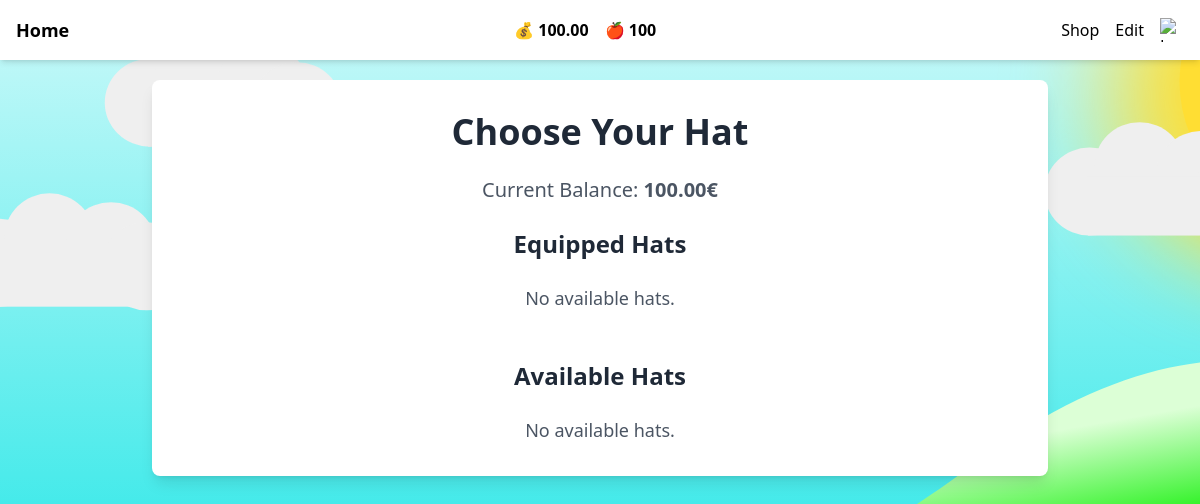
The page /edit.php (signed in) on the database as committed earlier.
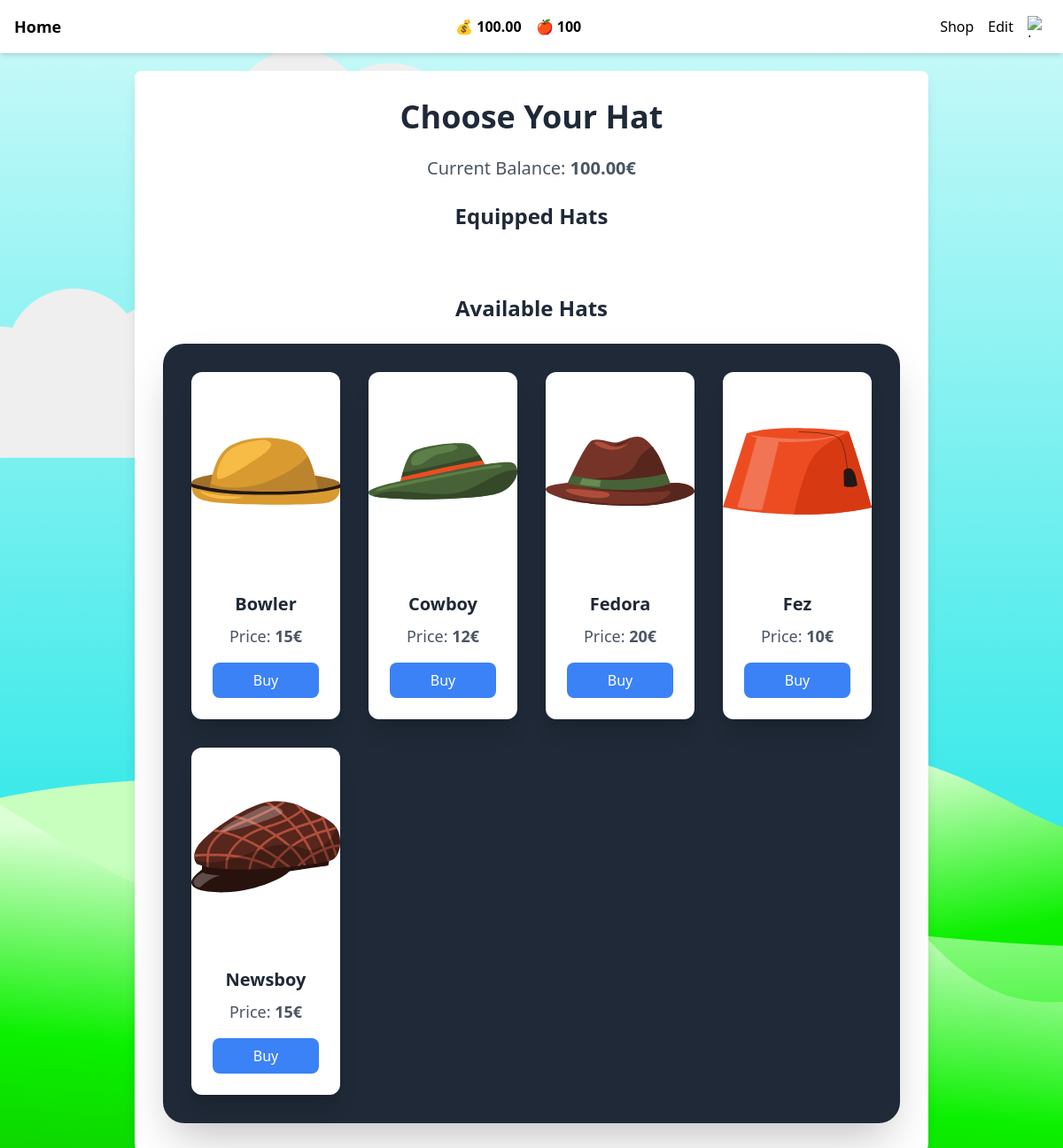
The same page on the database as committed later.
### tables this page shows
CREATE TABLE `hats` (
  `hat_id` int(11) NOT NULL,
  `hat_name` varchar(255) NOT NULL,
  `price` int(11) NOT NULL,
  `image_url` varchar(255) NOT NULL
);

### edit.php (the view, shortened to what the changed rows need)
<?php
require "config.php";
$user_ID = $conn->real_escape_string($_COOKIE['user_ID']);
$query = "
    SELECT h.hat_id, h.hat_name, h.price, h.image_url, uh.equipped
    FROM hats h
    JOIN user_hats uh ON h.hat_id = uh.hat_id AND uh.user_id = '$user_ID'
";
$result = $conn->query($query);
$availableHatsQuery = "
    SELECT h.hat_id, h.hat_name, h.price, h.image_url
    FROM hats h
    LEFT JOIN user_hats uh ON h.hat_id = uh.hat_id AND uh.user_id = '$user_ID'
    WHERE uh.user_id IS NULL
";
$availableHatsResult = $conn->query($availableHatsQuery);
$moneyQuery = "SELECT money FROM game WHERE user_ID = '$user_ID'";
$moneyResult = $conn->query($moneyQuery);
$userMoney = $moneyResult->fetch_assoc()['money'];
?>
<!DOCTYPE html>
<html lang="en">
<head>
    <script src="https://cdn.tailwindcss.com"></script>
</head>
<body class="bg-gray-100 min-h-screen flex flex-col items-center bg-[url(./assets/svg/bg.svg)] bg-cover">
    <main class="w-full max-w-4xl bg-white p-8 rounded-lg shadow-lg mt-20 mb-12">
        <div class="container mx-auto text-center">
            <h1 class="text-4xl font-extrabold text-gray-800 mb-6">Choose Your Hat</h1>
            <section class="mb-12">
                <h2 class="text-2xl font-semibold text-gray-800 mb-6">Equipped Hats</h2>
                <?php if ($availableHatsResult->num_rows > 0): ?>
                    <div class="flex flex-wrap justify-center gap-6">
                        <?php while ($hat = $result->fetch_assoc()): ?>
                            <div
                                class="hat-item p-6 bg-gray-800 shadow-xl rounded-xl w-48 flex flex-col items-center transition-all duration-200 hover:shadow-2xl">
                                <img class="w-32 h-32 object-fit rounded-full border-4 border-gray-200 mb-4"
                                    src="<?php echo $hat['image_url']; ?>" alt="<?php echo $hat['hat_name']; ?>">
                                <h3 class="text-xl font-semibold text-gray-800 mb-2"><?php echo $hat['hat_name']; ?></h3>
                                <button
                                    class="w-full py-2 px-4 rounded-lg text-white transition-all duration-300 <?php echo $hat['equipped'] ? 'bg-green-500 cursor-not-allowed' : 'bg-blue-500 hover:bg-blue-600'; ?>"
                                    <?php echo $hat['equipped'] ? 'disabled' : ''; ?>
                                    data-hat-id="<?php echo $hat['hat_id']; ?>" data-hat-name="<?php echo $hat['hat_name']; ?>"
                                    data-equip-status="<?php echo $hat['equipped']; ?>">
                                    <?php echo $hat['equipped'] ? 'Equipped' : 'Equip'; ?>
                                </button>
                            </div>
                        <?php endwhile; ?>
                    </div>
                <?php else: ?>
                    <p class="text-lg text-gray-600 text-center">No available hats.</p>
                <?php endif; ?>
            </section>
            <section>
                <h2 class="text-2xl font-semibold text-gray-800 mb-6">Available Hats</h2>
                <?php if ($availableHatsResult->num_rows > 0): ?>
                    <div
                        class="grid grid-cols-1 sm:grid-cols-2 md:grid-cols-3 lg:grid-cols-4 gap-8 bg-gray-800 p-8 rounded-3xl shadow-2xl">
                        <?php while ($hat = $availableHatsResult->fetch_assoc()): ?>
                            <div
                                class="bg-white shadow-xl rounded-xl overflow-hidden transition-all duration-200 hover:shadow-2xl">
                                <img class="w-full h-56 object-fit" src="<?php echo $hat['image_url']; ?>"
                                    alt="<?php echo $hat['hat_name']; ?>">
                                <div class="p-6">
                                    <h3 class="text-xl font-semibold text-gray-800 mb-2"><?php echo $hat['hat_name']; ?></h3>
                                    <p class="text-lg text-gray-600">Price: <span
                                            class="font-semibold"><?php echo $hat['price']; ?>€</span></p>
                                    <button
                                        class="mt-4 w-full py-2 px-4 rounded-lg text-white transition-all duration-300 <?php echo $hat['price'] > $userMoney ? 'bg-gray-400 cursor-not-allowed' : 'bg-blue-500 hover:bg-blue-600'; ?>"
                                        <?php echo $hat['price'] > $userMoney ? 'disabled' : ''; ?>
                                        data-hat-id="<?php echo $hat['hat_id']; ?>"
                                        data-hat-name="<?php echo $hat['hat_name']; ?>"
                                        data-price="<?php echo $hat['price']; ?>">
                                        <?php echo $hat['price'] > $userMoney ? 'Insufficient Funds' : 'Buy'; ?>
                                    </button>
                                </div>
                            </div>
                        <?php endwhile; ?>
                    <?php else: ?>
                        <p class="text-lg text-gray-600 text-center">No available hats.</p>
                    <?php endif; ?>
                </div>
            </section>
        </div>
    </main>
</body>
</body>
</html>

Rows that differ between the two databases and show on the page:
added hats: image_url (picture), hat_name "Bowler", price "15", shows "Buy"
added hats: image_url (picture), hat_name "Cowboy", price "12", shows "Buy"
added hats: image_url (picture), hat_name "Fedora", price "20", shows "Buy"
added hats: image_url (picture), hat_name "Fez", price "10", shows "Buy"
added hats: image_url (picture), hat_name "Newsboy", price "15", shows "Buy"
Other text that changed with them:
text no longer shown: "No available hats. No available hats."
